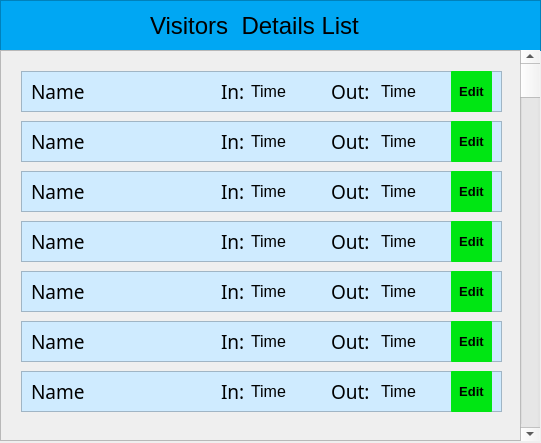
<?xml version="1.0" encoding="UTF-8"?>
<ui version="4.0">
 <class>ViewVsitors</class>
 <widget class="QWidget" name="ViewVsitors">
  <property name="geometry">
   <rect>
    <x>0</x>
    <y>0</y>
    <width>541</width>
    <height>443</height>
   </rect>
  </property>
  <property name="windowTitle">
   <string>Form</string>
  </property>
  <widget class="QFrame" name="frame">
   <property name="geometry">
    <rect>
     <x>0</x>
     <y>0</y>
     <width>541</width>
     <height>51</height>
    </rect>
   </property>
   <property name="styleSheet">
    <string notr="true">background:#00a7f3;</string>
   </property>
   <property name="frameShape">
    <enum>QFrame::StyledPanel</enum>
   </property>
   <property name="frameShadow">
    <enum>QFrame::Raised</enum>
   </property>
   <widget class="QLabel" name="label">
    <property name="geometry">
     <rect>
      <x>150</x>
      <y>10</y>
      <width>221</width>
      <height>31</height>
     </rect>
    </property>
    <property name="font">
     <font>
      <pointsize>18</pointsize>
     </font>
    </property>
    <property name="text">
     <string>Visitors  Details List</string>
    </property>
   </widget>
  </widget>
  <widget class="QScrollArea" name="scrollArea">
   <property name="geometry">
    <rect>
     <x>0</x>
     <y>50</y>
     <width>521</width>
     <height>391</height>
    </rect>
   </property>
   <property name="widgetResizable">
    <bool>true</bool>
   </property>
   <widget class="QWidget" name="scrollAreaWidgetContents">
    <property name="geometry">
     <rect>
      <x>0</x>
      <y>0</y>
      <width>519</width>
      <height>389</height>
     </rect>
    </property>
    <widget class="QFrame" name="frame_2">
     <property name="geometry">
      <rect>
       <x>20</x>
       <y>20</y>
       <width>481</width>
       <height>41</height>
      </rect>
     </property>
     <property name="styleSheet">
      <string notr="true">background:#cfebff;</string>
     </property>
     <property name="frameShape">
      <enum>QFrame::StyledPanel</enum>
     </property>
     <property name="frameShadow">
      <enum>QFrame::Raised</enum>
     </property>
     <widget class="QLabel" name="label_2">
      <property name="geometry">
       <rect>
        <x>10</x>
        <y>10</y>
        <width>71</width>
        <height>21</height>
       </rect>
      </property>
      <property name="font">
       <font>
        <family>MS Reference Sans Serif</family>
        <pointsize>14</pointsize>
       </font>
      </property>
      <property name="text">
       <string>Name</string>
      </property>
     </widget>
     <widget class="QLabel" name="label_3">
      <property name="geometry">
       <rect>
        <x>200</x>
        <y>10</y>
        <width>31</width>
        <height>21</height>
       </rect>
      </property>
      <property name="font">
       <font>
        <family>MS Reference Sans Serif</family>
        <pointsize>14</pointsize>
       </font>
      </property>
      <property name="text">
       <string>In:</string>
      </property>
     </widget>
     <widget class="QLabel" name="label_4">
      <property name="geometry">
       <rect>
        <x>310</x>
        <y>10</y>
        <width>41</width>
        <height>21</height>
       </rect>
      </property>
      <property name="font">
       <font>
        <family>MS Reference Sans Serif</family>
        <pointsize>14</pointsize>
       </font>
      </property>
      <property name="text">
       <string>Out:</string>
      </property>
     </widget>
     <widget class="QLabel" name="label_5">
      <property name="geometry">
       <rect>
        <x>230</x>
        <y>10</y>
        <width>71</width>
        <height>21</height>
       </rect>
      </property>
      <property name="font">
       <font>
        <pointsize>12</pointsize>
       </font>
      </property>
      <property name="text">
       <string>Time</string>
      </property>
     </widget>
     <widget class="QLabel" name="label_6">
      <property name="geometry">
       <rect>
        <x>360</x>
        <y>10</y>
        <width>71</width>
        <height>21</height>
       </rect>
      </property>
      <property name="font">
       <font>
        <pointsize>12</pointsize>
       </font>
      </property>
      <property name="text">
       <string>Time</string>
      </property>
     </widget>
     <widget class="QPushButton" name="pushButton">
      <property name="geometry">
       <rect>
        <x>430</x>
        <y>0</y>
        <width>41</width>
        <height>41</height>
       </rect>
      </property>
      <property name="font">
       <font>
        <pointsize>10</pointsize>
        <weight>75</weight>
        <bold>true</bold>
       </font>
      </property>
      <property name="styleSheet">
       <string notr="true">background:#00e613;
border-radius:0.5px;</string>
      </property>
      <property name="text">
       <string>Edit</string>
      </property>
     </widget>
    </widget>
    <widget class="QFrame" name="frame_3">
     <property name="geometry">
      <rect>
       <x>20</x>
       <y>70</y>
       <width>481</width>
       <height>41</height>
      </rect>
     </property>
     <property name="styleSheet">
      <string notr="true">background:#cfebff;</string>
     </property>
     <property name="frameShape">
      <enum>QFrame::StyledPanel</enum>
     </property>
     <property name="frameShadow">
      <enum>QFrame::Raised</enum>
     </property>
     <widget class="QLabel" name="label_7">
      <property name="geometry">
       <rect>
        <x>10</x>
        <y>10</y>
        <width>71</width>
        <height>21</height>
       </rect>
      </property>
      <property name="font">
       <font>
        <family>MS Reference Sans Serif</family>
        <pointsize>14</pointsize>
       </font>
      </property>
      <property name="text">
       <string>Name</string>
      </property>
     </widget>
     <widget class="QLabel" name="label_8">
      <property name="geometry">
       <rect>
        <x>200</x>
        <y>10</y>
        <width>31</width>
        <height>21</height>
       </rect>
      </property>
      <property name="font">
       <font>
        <family>MS Reference Sans Serif</family>
        <pointsize>14</pointsize>
       </font>
      </property>
      <property name="text">
       <string>In:</string>
      </property>
     </widget>
     <widget class="QLabel" name="label_9">
      <property name="geometry">
       <rect>
        <x>310</x>
        <y>10</y>
        <width>41</width>
        <height>21</height>
       </rect>
      </property>
      <property name="font">
       <font>
        <family>MS Reference Sans Serif</family>
        <pointsize>14</pointsize>
       </font>
      </property>
      <property name="text">
       <string>Out:</string>
      </property>
     </widget>
     <widget class="QLabel" name="label_10">
      <property name="geometry">
       <rect>
        <x>230</x>
        <y>10</y>
        <width>71</width>
        <height>21</height>
       </rect>
      </property>
      <property name="font">
       <font>
        <pointsize>12</pointsize>
       </font>
      </property>
      <property name="text">
       <string>Time</string>
      </property>
     </widget>
     <widget class="QLabel" name="label_11">
      <property name="geometry">
       <rect>
        <x>360</x>
        <y>10</y>
        <width>71</width>
        <height>21</height>
       </rect>
      </property>
      <property name="font">
       <font>
        <pointsize>12</pointsize>
       </font>
      </property>
      <property name="text">
       <string>Time</string>
      </property>
     </widget>
     <widget class="QPushButton" name="pushButton_2">
      <property name="geometry">
       <rect>
        <x>430</x>
        <y>0</y>
        <width>41</width>
        <height>41</height>
       </rect>
      </property>
      <property name="font">
       <font>
        <pointsize>10</pointsize>
        <weight>75</weight>
        <bold>true</bold>
       </font>
      </property>
      <property name="styleSheet">
       <string notr="true">background:#00e613;
border-radius:0.5px;</string>
      </property>
      <property name="text">
       <string>Edit</string>
      </property>
     </widget>
    </widget>
    <widget class="QFrame" name="frame_4">
     <property name="geometry">
      <rect>
       <x>20</x>
       <y>120</y>
       <width>481</width>
       <height>41</height>
      </rect>
     </property>
     <property name="styleSheet">
      <string notr="true">background:#cfebff;</string>
     </property>
     <property name="frameShape">
      <enum>QFrame::StyledPanel</enum>
     </property>
     <property name="frameShadow">
      <enum>QFrame::Raised</enum>
     </property>
     <widget class="QLabel" name="label_12">
      <property name="geometry">
       <rect>
        <x>10</x>
        <y>10</y>
        <width>71</width>
        <height>21</height>
       </rect>
      </property>
      <property name="font">
       <font>
        <family>MS Reference Sans Serif</family>
        <pointsize>14</pointsize>
       </font>
      </property>
      <property name="text">
       <string>Name</string>
      </property>
     </widget>
     <widget class="QLabel" name="label_13">
      <property name="geometry">
       <rect>
        <x>200</x>
        <y>10</y>
        <width>31</width>
        <height>21</height>
       </rect>
      </property>
      <property name="font">
       <font>
        <family>MS Reference Sans Serif</family>
        <pointsize>14</pointsize>
       </font>
      </property>
      <property name="text">
       <string>In:</string>
      </property>
     </widget>
     <widget class="QLabel" name="label_14">
      <property name="geometry">
       <rect>
        <x>310</x>
        <y>10</y>
        <width>41</width>
        <height>21</height>
       </rect>
      </property>
      <property name="font">
       <font>
        <family>MS Reference Sans Serif</family>
        <pointsize>14</pointsize>
       </font>
      </property>
      <property name="text">
       <string>Out:</string>
      </property>
     </widget>
     <widget class="QLabel" name="label_15">
      <property name="geometry">
       <rect>
        <x>230</x>
        <y>10</y>
        <width>71</width>
        <height>21</height>
       </rect>
      </property>
      <property name="font">
       <font>
        <pointsize>12</pointsize>
       </font>
      </property>
      <property name="text">
       <string>Time</string>
      </property>
     </widget>
     <widget class="QLabel" name="label_16">
      <property name="geometry">
       <rect>
        <x>360</x>
        <y>10</y>
        <width>71</width>
        <height>21</height>
       </rect>
      </property>
      <property name="font">
       <font>
        <pointsize>12</pointsize>
       </font>
      </property>
      <property name="text">
       <string>Time</string>
      </property>
     </widget>
     <widget class="QFrame" name="frame_5">
      <property name="geometry">
       <rect>
        <x>100</x>
        <y>40</y>
        <width>481</width>
        <height>41</height>
       </rect>
      </property>
      <property name="styleSheet">
       <string notr="true">background:#cfebff;</string>
      </property>
      <property name="frameShape">
       <enum>QFrame::StyledPanel</enum>
      </property>
      <property name="frameShadow">
       <enum>QFrame::Raised</enum>
      </property>
      <widget class="QLabel" name="label_17">
       <property name="geometry">
        <rect>
         <x>10</x>
         <y>10</y>
         <width>71</width>
         <height>21</height>
        </rect>
       </property>
       <property name="font">
        <font>
         <family>MS Reference Sans Serif</family>
         <pointsize>14</pointsize>
        </font>
       </property>
       <property name="text">
        <string>Name</string>
       </property>
      </widget>
      <widget class="QLabel" name="label_18">
       <property name="geometry">
        <rect>
         <x>250</x>
         <y>10</y>
         <width>31</width>
         <height>21</height>
        </rect>
       </property>
       <property name="font">
        <font>
         <family>MS Reference Sans Serif</family>
         <pointsize>14</pointsize>
        </font>
       </property>
       <property name="text">
        <string>In:</string>
       </property>
      </widget>
      <widget class="QLabel" name="label_19">
       <property name="geometry">
        <rect>
         <x>360</x>
         <y>10</y>
         <width>41</width>
         <height>21</height>
        </rect>
       </property>
       <property name="font">
        <font>
         <family>MS Reference Sans Serif</family>
         <pointsize>14</pointsize>
        </font>
       </property>
       <property name="text">
        <string>Out:</string>
       </property>
      </widget>
      <widget class="QLabel" name="label_20">
       <property name="geometry">
        <rect>
         <x>280</x>
         <y>10</y>
         <width>71</width>
         <height>21</height>
        </rect>
       </property>
       <property name="font">
        <font>
         <pointsize>12</pointsize>
        </font>
       </property>
       <property name="text">
        <string>Time</string>
       </property>
      </widget>
      <widget class="QLabel" name="label_21">
       <property name="geometry">
        <rect>
         <x>410</x>
         <y>10</y>
         <width>71</width>
         <height>21</height>
        </rect>
       </property>
       <property name="font">
        <font>
         <pointsize>12</pointsize>
        </font>
       </property>
       <property name="text">
        <string>Time</string>
       </property>
      </widget>
     </widget>
     <widget class="QPushButton" name="pushButton_3">
      <property name="geometry">
       <rect>
        <x>430</x>
        <y>0</y>
        <width>41</width>
        <height>41</height>
       </rect>
      </property>
      <property name="font">
       <font>
        <pointsize>10</pointsize>
        <weight>75</weight>
        <bold>true</bold>
       </font>
      </property>
      <property name="styleSheet">
       <string notr="true">background:#00e613;
border-radius:0.5px;</string>
      </property>
      <property name="text">
       <string>Edit</string>
      </property>
     </widget>
    </widget>
    <widget class="QFrame" name="frame_6">
     <property name="geometry">
      <rect>
       <x>20</x>
       <y>170</y>
       <width>481</width>
       <height>41</height>
      </rect>
     </property>
     <property name="styleSheet">
      <string notr="true">background:#cfebff;</string>
     </property>
     <property name="frameShape">
      <enum>QFrame::StyledPanel</enum>
     </property>
     <property name="frameShadow">
      <enum>QFrame::Raised</enum>
     </property>
     <widget class="QLabel" name="label_22">
      <property name="geometry">
       <rect>
        <x>10</x>
        <y>10</y>
        <width>71</width>
        <height>21</height>
       </rect>
      </property>
      <property name="font">
       <font>
        <family>MS Reference Sans Serif</family>
        <pointsize>14</pointsize>
       </font>
      </property>
      <property name="text">
       <string>Name</string>
      </property>
     </widget>
     <widget class="QLabel" name="label_23">
      <property name="geometry">
       <rect>
        <x>200</x>
        <y>10</y>
        <width>31</width>
        <height>21</height>
       </rect>
      </property>
      <property name="font">
       <font>
        <family>MS Reference Sans Serif</family>
        <pointsize>14</pointsize>
       </font>
      </property>
      <property name="text">
       <string>In:</string>
      </property>
     </widget>
     <widget class="QLabel" name="label_24">
      <property name="geometry">
       <rect>
        <x>310</x>
        <y>10</y>
        <width>41</width>
        <height>21</height>
       </rect>
      </property>
      <property name="font">
       <font>
        <family>MS Reference Sans Serif</family>
        <pointsize>14</pointsize>
       </font>
      </property>
      <property name="text">
       <string>Out:</string>
      </property>
     </widget>
     <widget class="QLabel" name="label_25">
      <property name="geometry">
       <rect>
        <x>230</x>
        <y>10</y>
        <width>71</width>
        <height>21</height>
       </rect>
      </property>
      <property name="font">
       <font>
        <pointsize>12</pointsize>
       </font>
      </property>
      <property name="text">
       <string>Time</string>
      </property>
     </widget>
     <widget class="QLabel" name="label_26">
      <property name="geometry">
       <rect>
        <x>360</x>
        <y>10</y>
        <width>71</width>
        <height>21</height>
       </rect>
      </property>
      <property name="font">
       <font>
        <pointsize>12</pointsize>
       </font>
      </property>
      <property name="text">
       <string>Time</string>
      </property>
     </widget>
     <widget class="QFrame" name="frame_7">
      <property name="geometry">
       <rect>
        <x>100</x>
        <y>40</y>
        <width>481</width>
        <height>41</height>
       </rect>
      </property>
      <property name="styleSheet">
       <string notr="true">background:#cfebff;</string>
      </property>
      <property name="frameShape">
       <enum>QFrame::StyledPanel</enum>
      </property>
      <property name="frameShadow">
       <enum>QFrame::Raised</enum>
      </property>
      <widget class="QLabel" name="label_27">
       <property name="geometry">
        <rect>
         <x>10</x>
         <y>10</y>
         <width>71</width>
         <height>21</height>
        </rect>
       </property>
       <property name="font">
        <font>
         <family>MS Reference Sans Serif</family>
         <pointsize>14</pointsize>
        </font>
       </property>
       <property name="text">
        <string>Name</string>
       </property>
      </widget>
      <widget class="QLabel" name="label_28">
       <property name="geometry">
        <rect>
         <x>250</x>
         <y>10</y>
         <width>31</width>
         <height>21</height>
        </rect>
       </property>
       <property name="font">
        <font>
         <family>MS Reference Sans Serif</family>
         <pointsize>14</pointsize>
        </font>
       </property>
       <property name="text">
        <string>In:</string>
       </property>
      </widget>
      <widget class="QLabel" name="label_29">
       <property name="geometry">
        <rect>
         <x>360</x>
         <y>10</y>
         <width>41</width>
         <height>21</height>
        </rect>
       </property>
       <property name="font">
        <font>
         <family>MS Reference Sans Serif</family>
         <pointsize>14</pointsize>
        </font>
       </property>
       <property name="text">
        <string>Out:</string>
       </property>
      </widget>
      <widget class="QLabel" name="label_30">
       <property name="geometry">
        <rect>
         <x>280</x>
         <y>10</y>
         <width>71</width>
         <height>21</height>
        </rect>
       </property>
       <property name="font">
        <font>
         <pointsize>12</pointsize>
        </font>
       </property>
       <property name="text">
        <string>Time</string>
       </property>
      </widget>
      <widget class="QLabel" name="label_31">
       <property name="geometry">
        <rect>
         <x>410</x>
         <y>10</y>
         <width>71</width>
         <height>21</height>
        </rect>
       </property>
       <property name="font">
        <font>
         <pointsize>12</pointsize>
        </font>
       </property>
       <property name="text">
        <string>Time</string>
       </property>
      </widget>
     </widget>
     <widget class="QPushButton" name="pushButton_4">
      <property name="geometry">
       <rect>
        <x>430</x>
        <y>0</y>
        <width>41</width>
        <height>41</height>
       </rect>
      </property>
      <property name="font">
       <font>
        <pointsize>10</pointsize>
        <weight>75</weight>
        <bold>true</bold>
       </font>
      </property>
      <property name="styleSheet">
       <string notr="true">background:#00e613;
border-radius:0.5px;</string>
      </property>
      <property name="text">
       <string>Edit</string>
      </property>
     </widget>
    </widget>
    <widget class="QFrame" name="frame_8">
     <property name="geometry">
      <rect>
       <x>20</x>
       <y>220</y>
       <width>481</width>
       <height>41</height>
      </rect>
     </property>
     <property name="styleSheet">
      <string notr="true">background:#cfebff;</string>
     </property>
     <property name="frameShape">
      <enum>QFrame::StyledPanel</enum>
     </property>
     <property name="frameShadow">
      <enum>QFrame::Raised</enum>
     </property>
     <widget class="QLabel" name="label_32">
      <property name="geometry">
       <rect>
        <x>10</x>
        <y>10</y>
        <width>71</width>
        <height>21</height>
       </rect>
      </property>
      <property name="font">
       <font>
        <family>MS Reference Sans Serif</family>
        <pointsize>14</pointsize>
       </font>
      </property>
      <property name="text">
       <string>Name</string>
      </property>
     </widget>
     <widget class="QLabel" name="label_33">
      <property name="geometry">
       <rect>
        <x>200</x>
        <y>10</y>
        <width>31</width>
        <height>21</height>
       </rect>
      </property>
      <property name="font">
       <font>
        <family>MS Reference Sans Serif</family>
        <pointsize>14</pointsize>
       </font>
      </property>
      <property name="text">
       <string>In:</string>
      </property>
     </widget>
     <widget class="QLabel" name="label_34">
      <property name="geometry">
       <rect>
        <x>310</x>
        <y>10</y>
        <width>41</width>
        <height>21</height>
       </rect>
      </property>
      <property name="font">
       <font>
        <family>MS Reference Sans Serif</family>
        <pointsize>14</pointsize>
       </font>
      </property>
      <property name="text">
       <string>Out:</string>
      </property>
     </widget>
     <widget class="QLabel" name="label_35">
      <property name="geometry">
       <rect>
        <x>230</x>
        <y>10</y>
        <width>71</width>
        <height>21</height>
       </rect>
      </property>
      <property name="font">
       <font>
        <pointsize>12</pointsize>
       </font>
      </property>
      <property name="text">
       <string>Time</string>
      </property>
     </widget>
     <widget class="QLabel" name="label_36">
      <property name="geometry">
       <rect>
        <x>360</x>
        <y>10</y>
        <width>71</width>
        <height>21</height>
       </rect>
      </property>
      <property name="font">
       <font>
        <pointsize>12</pointsize>
       </font>
      </property>
      <property name="text">
       <string>Time</string>
      </property>
     </widget>
     <widget class="QFrame" name="frame_9">
      <property name="geometry">
       <rect>
        <x>100</x>
        <y>40</y>
        <width>481</width>
        <height>41</height>
       </rect>
      </property>
      <property name="styleSheet">
       <string notr="true">background:#cfebff;</string>
      </property>
      <property name="frameShape">
       <enum>QFrame::StyledPanel</enum>
      </property>
      <property name="frameShadow">
       <enum>QFrame::Raised</enum>
      </property>
      <widget class="QLabel" name="label_37">
       <property name="geometry">
        <rect>
         <x>10</x>
         <y>10</y>
         <width>71</width>
         <height>21</height>
        </rect>
       </property>
       <property name="font">
        <font>
         <family>MS Reference Sans Serif</family>
         <pointsize>14</pointsize>
        </font>
       </property>
       <property name="text">
        <string>Name</string>
       </property>
      </widget>
      <widget class="QLabel" name="label_38">
       <property name="geometry">
        <rect>
         <x>250</x>
         <y>10</y>
         <width>31</width>
         <height>21</height>
        </rect>
       </property>
       <property name="font">
        <font>
         <family>MS Reference Sans Serif</family>
         <pointsize>14</pointsize>
        </font>
       </property>
       <property name="text">
        <string>In:</string>
       </property>
      </widget>
      <widget class="QLabel" name="label_39">
       <property name="geometry">
        <rect>
         <x>360</x>
         <y>10</y>
         <width>41</width>
         <height>21</height>
        </rect>
       </property>
       <property name="font">
        <font>
         <family>MS Reference Sans Serif</family>
         <pointsize>14</pointsize>
        </font>
       </property>
       <property name="text">
        <string>Out:</string>
       </property>
      </widget>
      <widget class="QLabel" name="label_40">
       <property name="geometry">
        <rect>
         <x>280</x>
         <y>10</y>
         <width>71</width>
         <height>21</height>
        </rect>
       </property>
       <property name="font">
        <font>
         <pointsize>12</pointsize>
        </font>
       </property>
       <property name="text">
        <string>Time</string>
       </property>
      </widget>
      <widget class="QLabel" name="label_41">
       <property name="geometry">
        <rect>
         <x>410</x>
         <y>10</y>
         <width>71</width>
         <height>21</height>
        </rect>
       </property>
       <property name="font">
        <font>
         <pointsize>12</pointsize>
        </font>
       </property>
       <property name="text">
        <string>Time</string>
       </property>
      </widget>
     </widget>
     <widget class="QPushButton" name="pushButton_5">
      <property name="geometry">
       <rect>
        <x>430</x>
        <y>0</y>
        <width>41</width>
        <height>41</height>
       </rect>
      </property>
      <property name="font">
       <font>
        <pointsize>10</pointsize>
        <weight>75</weight>
        <bold>true</bold>
       </font>
      </property>
      <property name="styleSheet">
       <string notr="true">background:#00e613;
border-radius:0.5px;</string>
      </property>
      <property name="text">
       <string>Edit</string>
      </property>
     </widget>
    </widget>
    <widget class="QFrame" name="frame_10">
     <property name="geometry">
      <rect>
       <x>20</x>
       <y>270</y>
       <width>481</width>
       <height>41</height>
      </rect>
     </property>
     <property name="styleSheet">
      <string notr="true">background:#cfebff;</string>
     </property>
     <property name="frameShape">
      <enum>QFrame::StyledPanel</enum>
     </property>
     <property name="frameShadow">
      <enum>QFrame::Raised</enum>
     </property>
     <widget class="QLabel" name="label_42">
      <property name="geometry">
       <rect>
        <x>10</x>
        <y>10</y>
        <width>71</width>
        <height>21</height>
       </rect>
      </property>
      <property name="font">
       <font>
        <family>MS Reference Sans Serif</family>
        <pointsize>14</pointsize>
       </font>
      </property>
      <property name="text">
       <string>Name</string>
      </property>
     </widget>
     <widget class="QLabel" name="label_43">
      <property name="geometry">
       <rect>
        <x>200</x>
        <y>10</y>
        <width>31</width>
        <height>21</height>
       </rect>
      </property>
      <property name="font">
       <font>
        <family>MS Reference Sans Serif</family>
        <pointsize>14</pointsize>
       </font>
      </property>
      <property name="text">
       <string>In:</string>
      </property>
     </widget>
     <widget class="QLabel" name="label_44">
      <property name="geometry">
       <rect>
        <x>310</x>
        <y>10</y>
        <width>41</width>
        <height>21</height>
       </rect>
      </property>
      <property name="font">
       <font>
        <family>MS Reference Sans Serif</family>
        <pointsize>14</pointsize>
       </font>
      </property>
      <property name="text">
       <string>Out:</string>
      </property>
     </widget>
     <widget class="QLabel" name="label_45">
      <property name="geometry">
       <rect>
        <x>230</x>
        <y>10</y>
        <width>71</width>
        <height>21</height>
       </rect>
      </property>
      <property name="font">
       <font>
        <pointsize>12</pointsize>
       </font>
      </property>
      <property name="text">
       <string>Time</string>
      </property>
     </widget>
     <widget class="QLabel" name="label_46">
      <property name="geometry">
       <rect>
        <x>360</x>
        <y>10</y>
        <width>71</width>
        <height>21</height>
       </rect>
      </property>
      <property name="font">
       <font>
        <pointsize>12</pointsize>
       </font>
      </property>
      <property name="text">
       <string>Time</string>
      </property>
     </widget>
     <widget class="QFrame" name="frame_11">
      <property name="geometry">
       <rect>
        <x>100</x>
        <y>40</y>
        <width>481</width>
        <height>41</height>
       </rect>
      </property>
      <property name="styleSheet">
       <string notr="true">background:#cfebff;</string>
      </property>
      <property name="frameShape">
       <enum>QFrame::StyledPanel</enum>
      </property>
      <property name="frameShadow">
       <enum>QFrame::Raised</enum>
      </property>
      <widget class="QLabel" name="label_47">
       <property name="geometry">
        <rect>
         <x>10</x>
         <y>10</y>
         <width>71</width>
         <height>21</height>
        </rect>
       </property>
       <property name="font">
        <font>
         <family>MS Reference Sans Serif</family>
         <pointsize>14</pointsize>
        </font>
       </property>
       <property name="text">
        <string>Name</string>
       </property>
      </widget>
      <widget class="QLabel" name="label_48">
       <property name="geometry">
        <rect>
         <x>250</x>
         <y>10</y>
         <width>31</width>
         <height>21</height>
        </rect>
       </property>
       <property name="font">
        <font>
         <family>MS Reference Sans Serif</family>
         <pointsize>14</pointsize>
        </font>
       </property>
       <property name="text">
        <string>In:</string>
       </property>
      </widget>
      <widget class="QLabel" name="label_49">
       <property name="geometry">
        <rect>
         <x>360</x>
         <y>10</y>
         <width>41</width>
         <height>21</height>
        </rect>
       </property>
       <property name="font">
        <font>
         <family>MS Reference Sans Serif</family>
         <pointsize>14</pointsize>
        </font>
       </property>
       <property name="text">
        <string>Out:</string>
       </property>
      </widget>
      <widget class="QLabel" name="label_50">
       <property name="geometry">
        <rect>
         <x>280</x>
         <y>10</y>
         <width>71</width>
         <height>21</height>
        </rect>
       </property>
       <property name="font">
        <font>
         <pointsize>12</pointsize>
        </font>
       </property>
       <property name="text">
        <string>Time</string>
       </property>
      </widget>
      <widget class="QLabel" name="label_51">
       <property name="geometry">
        <rect>
         <x>410</x>
         <y>10</y>
         <width>71</width>
         <height>21</height>
        </rect>
       </property>
       <property name="font">
        <font>
         <pointsize>12</pointsize>
        </font>
       </property>
       <property name="text">
        <string>Time</string>
       </property>
      </widget>
     </widget>
     <widget class="QPushButton" name="pushButton_6">
      <property name="geometry">
       <rect>
        <x>430</x>
        <y>0</y>
        <width>41</width>
        <height>41</height>
       </rect>
      </property>
      <property name="font">
       <font>
        <pointsize>10</pointsize>
        <weight>75</weight>
        <bold>true</bold>
       </font>
      </property>
      <property name="styleSheet">
       <string notr="true">background:#00e613;
border-radius:0.5px;</string>
      </property>
      <property name="text">
       <string>Edit</string>
      </property>
     </widget>
    </widget>
    <widget class="QFrame" name="frame_12">
     <property name="geometry">
      <rect>
       <x>20</x>
       <y>320</y>
       <width>481</width>
       <height>41</height>
      </rect>
     </property>
     <property name="styleSheet">
      <string notr="true">background:#cfebff;</string>
     </property>
     <property name="frameShape">
      <enum>QFrame::StyledPanel</enum>
     </property>
     <property name="frameShadow">
      <enum>QFrame::Raised</enum>
     </property>
     <widget class="QLabel" name="label_52">
      <property name="geometry">
       <rect>
        <x>10</x>
        <y>10</y>
        <width>71</width>
        <height>21</height>
       </rect>
      </property>
      <property name="font">
       <font>
        <family>MS Reference Sans Serif</family>
        <pointsize>14</pointsize>
       </font>
      </property>
      <property name="text">
       <string>Name</string>
      </property>
     </widget>
     <widget class="QLabel" name="label_53">
      <property name="geometry">
       <rect>
        <x>200</x>
        <y>10</y>
        <width>31</width>
        <height>21</height>
       </rect>
      </property>
      <property name="font">
       <font>
        <family>MS Reference Sans Serif</family>
        <pointsize>14</pointsize>
       </font>
      </property>
      <property name="text">
       <string>In:</string>
      </property>
     </widget>
     <widget class="QLabel" name="label_54">
      <property name="geometry">
       <rect>
        <x>310</x>
        <y>10</y>
        <width>41</width>
        <height>21</height>
       </rect>
      </property>
      <property name="font">
       <font>
        <family>MS Reference Sans Serif</family>
        <pointsize>14</pointsize>
       </font>
      </property>
      <property name="text">
       <string>Out:</string>
      </property>
     </widget>
     <widget class="QLabel" name="label_55">
      <property name="geometry">
       <rect>
        <x>230</x>
        <y>10</y>
        <width>71</width>
        <height>21</height>
       </rect>
      </property>
      <property name="font">
       <font>
        <pointsize>12</pointsize>
       </font>
      </property>
      <property name="text">
       <string>Time</string>
      </property>
     </widget>
     <widget class="QLabel" name="label_56">
      <property name="geometry">
       <rect>
        <x>360</x>
        <y>10</y>
        <width>71</width>
        <height>21</height>
       </rect>
      </property>
      <property name="font">
       <font>
        <pointsize>12</pointsize>
       </font>
      </property>
      <property name="text">
       <string>Time</string>
      </property>
     </widget>
     <widget class="QFrame" name="frame_13">
      <property name="geometry">
       <rect>
        <x>100</x>
        <y>40</y>
        <width>481</width>
        <height>41</height>
       </rect>
      </property>
      <property name="styleSheet">
       <string notr="true">background:#cfebff;</string>
      </property>
      <property name="frameShape">
       <enum>QFrame::StyledPanel</enum>
      </property>
      <property name="frameShadow">
       <enum>QFrame::Raised</enum>
      </property>
      <widget class="QLabel" name="label_57">
       <property name="geometry">
        <rect>
         <x>10</x>
         <y>10</y>
         <width>71</width>
         <height>21</height>
        </rect>
       </property>
       <property name="font">
        <font>
         <family>MS Reference Sans Serif</family>
         <pointsize>14</pointsize>
        </font>
       </property>
       <property name="text">
        <string>Name</string>
       </property>
      </widget>
      <widget class="QLabel" name="label_58">
       <property name="geometry">
        <rect>
         <x>250</x>
         <y>10</y>
         <width>31</width>
         <height>21</height>
        </rect>
       </property>
       <property name="font">
        <font>
         <family>MS Reference Sans Serif</family>
         <pointsize>14</pointsize>
        </font>
       </property>
       <property name="text">
        <string>In:</string>
       </property>
      </widget>
      <widget class="QLabel" name="label_59">
       <property name="geometry">
        <rect>
         <x>360</x>
         <y>10</y>
         <width>41</width>
         <height>21</height>
        </rect>
       </property>
       <property name="font">
        <font>
         <family>MS Reference Sans Serif</family>
         <pointsize>14</pointsize>
        </font>
       </property>
       <property name="text">
        <string>Out:</string>
       </property>
      </widget>
      <widget class="QLabel" name="label_60">
       <property name="geometry">
        <rect>
         <x>280</x>
         <y>10</y>
         <width>71</width>
         <height>21</height>
        </rect>
       </property>
       <property name="font">
        <font>
         <pointsize>12</pointsize>
        </font>
       </property>
       <property name="text">
        <string>Time</string>
       </property>
      </widget>
      <widget class="QLabel" name="label_61">
       <property name="geometry">
        <rect>
         <x>410</x>
         <y>10</y>
         <width>71</width>
         <height>21</height>
        </rect>
       </property>
       <property name="font">
        <font>
         <pointsize>12</pointsize>
        </font>
       </property>
       <property name="text">
        <string>Time</string>
       </property>
      </widget>
     </widget>
     <widget class="QPushButton" name="pushButton_7">
      <property name="geometry">
       <rect>
        <x>430</x>
        <y>0</y>
        <width>41</width>
        <height>41</height>
       </rect>
      </property>
      <property name="font">
       <font>
        <pointsize>10</pointsize>
        <weight>75</weight>
        <bold>true</bold>
       </font>
      </property>
      <property name="styleSheet">
       <string notr="true">background:#00e613;
border-radius:0.5px;</string>
      </property>
      <property name="text">
       <string>Edit</string>
      </property>
     </widget>
    </widget>
   </widget>
  </widget>
  <widget class="QScrollBar" name="verticalScrollBar">
   <property name="geometry">
    <rect>
     <x>520</x>
     <y>50</y>
     <width>20</width>
     <height>391</height>
    </rect>
   </property>
   <property name="orientation">
    <enum>Qt::Vertical</enum>
   </property>
  </widget>
 </widget>
 <resources/>
 <connections/>
</ui>
